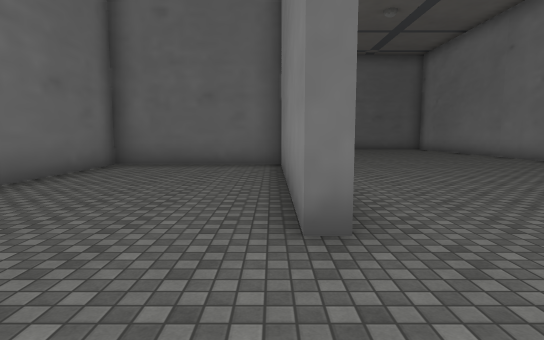
view 1 (above)

22 first-person views from a walk through a scene from a Unity 3-D project. The camera is 1.5 m above the floor, tilts 6° down and sees 80° across. The floor is counted in squares, 2 m on a side. Each view is taken from the middle of a square. On the plan, view 1 faces up. The plan holds only what a view shows up to about 11 squares ahead; the rest is blank. The place goes on beyond the plan. The player is left out. Some surface patterns are stand-ins.

view 2
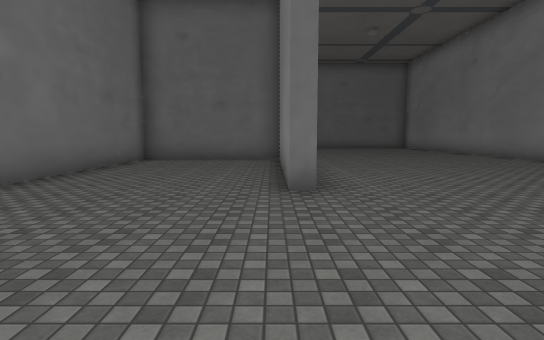

view 3
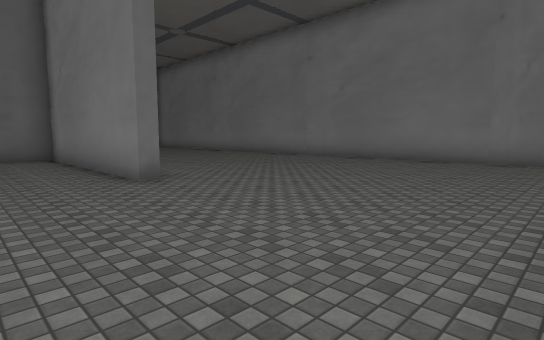

view 4
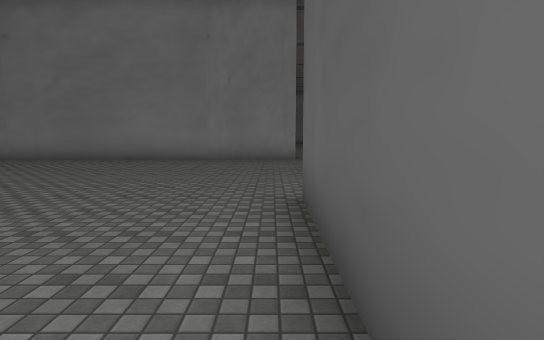

view 5
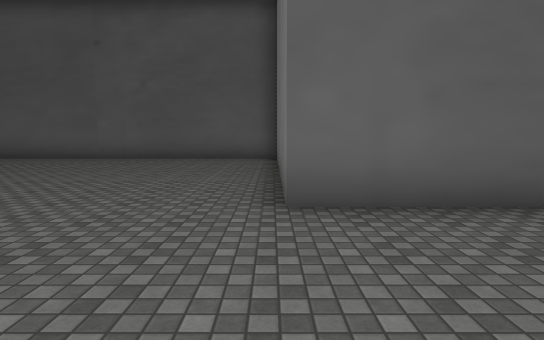

view 6
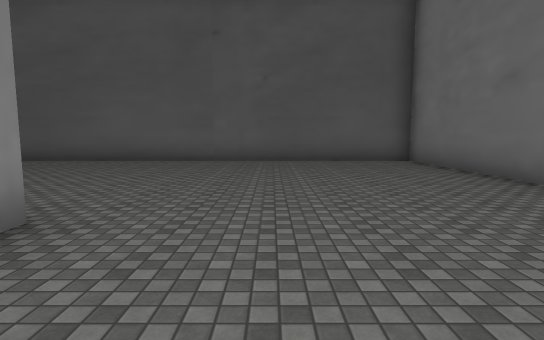

view 7
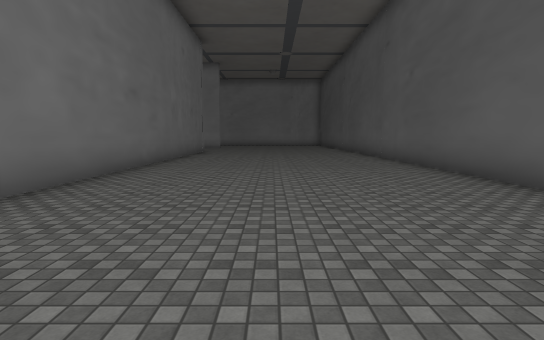

view 8
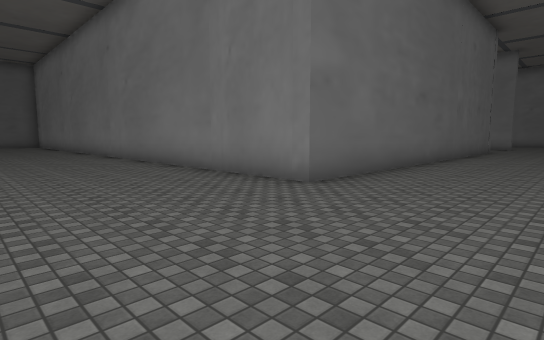

view 9
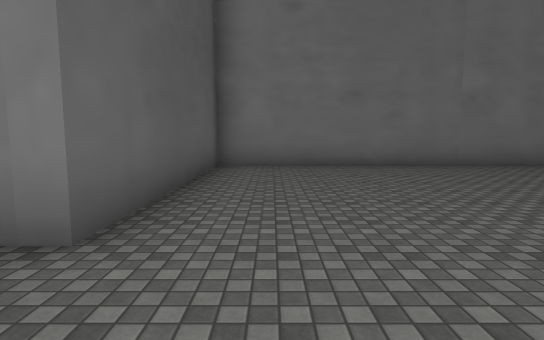

view 10
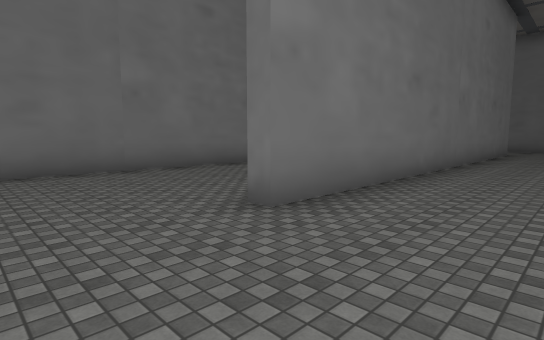

view 11
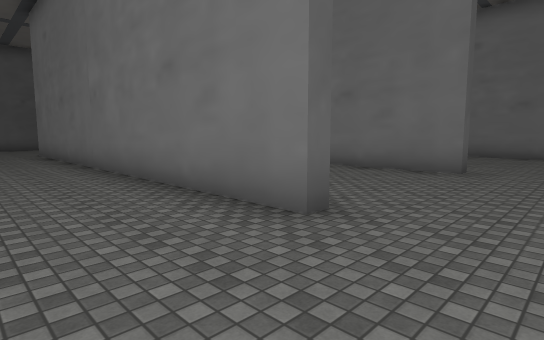

view 12
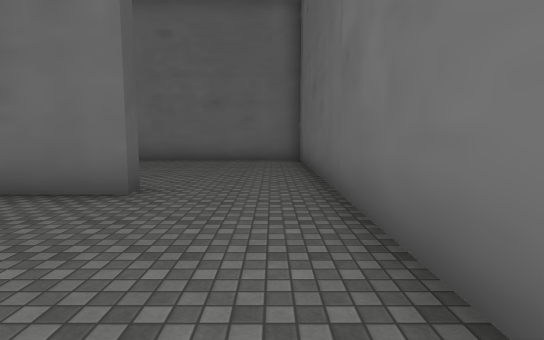

view 13
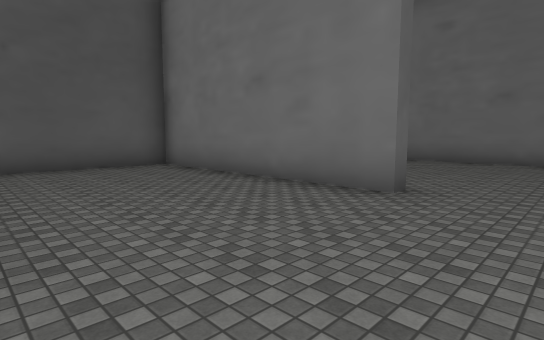

view 14
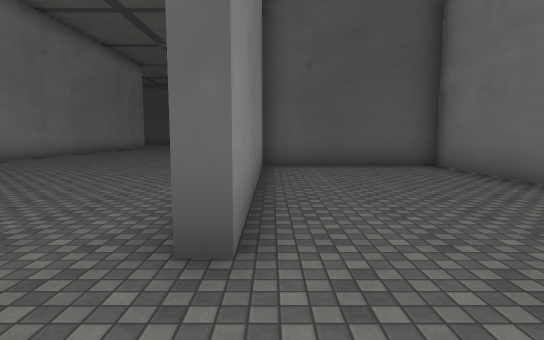

view 15
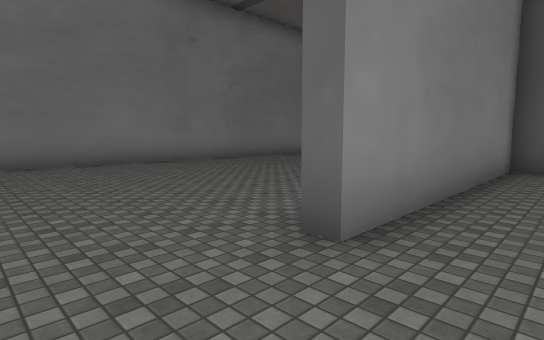

view 16
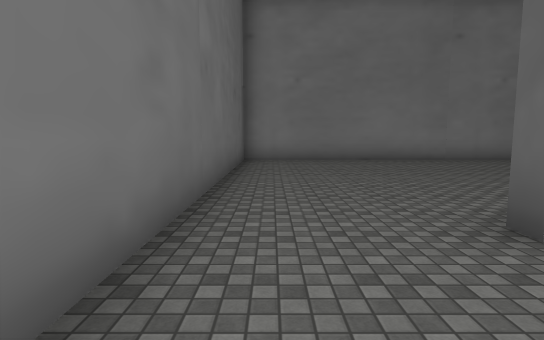

view 17
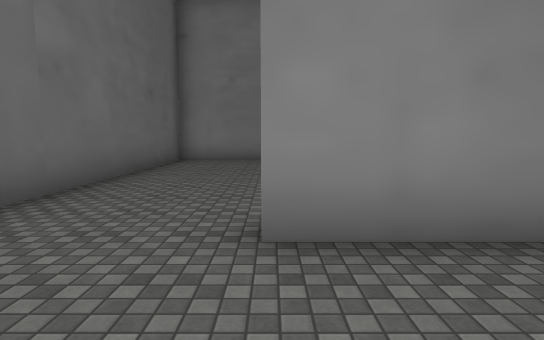

view 18
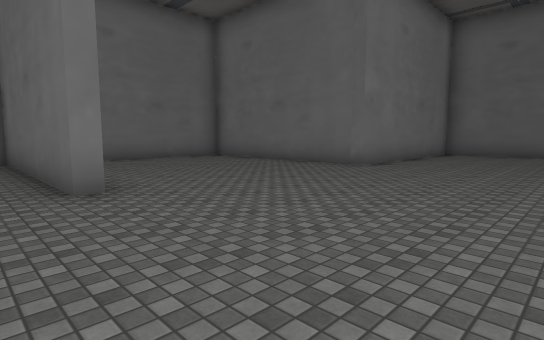

view 19
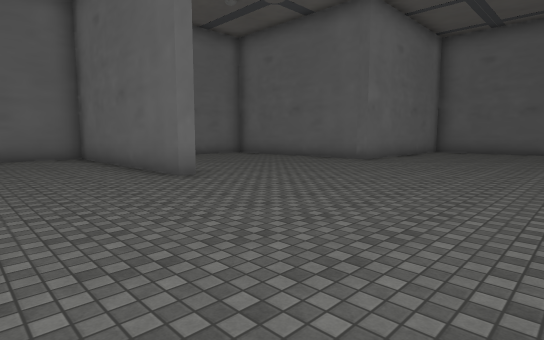

view 20
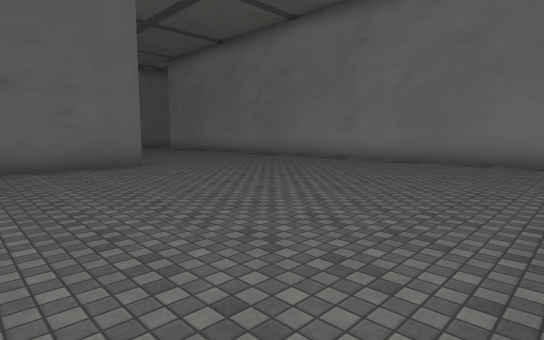

view 21
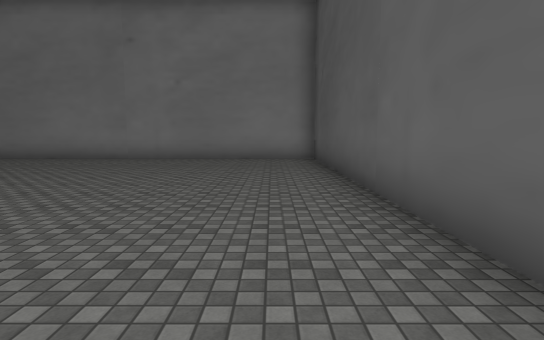

view 22
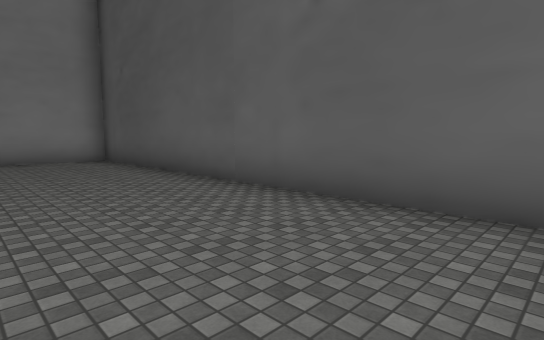

### Floor plan
Points are (right, up) in squares from view 1. A wall is a line through its corners. A room is listed if a view was taken in it or the views show most of it. See-through windows are left out.
Room 1 (views 1, 2, 3, 4, 5, 6, 7, 8, 9, 10, 11)
walls: (16.4, -3.7) (8.1, -3.7) (8.1, 17.9) (0.4, 17.9); (0.2, 15.1) (0.6, 15.1) (0.6, 2.4) (0.2, 2.4) (0.2, 8.5) (-4.1, 8.5) (-4.1, -3.4) (1.8, -3.4) (1.8, -10.8) (16, -10.8)
ways out: opening at (1, 16.5) to room 2
Room 2 (views 12, 13, 14, 15, 16, 17)
walls: (-4.1, 15.2) (-4.1, 8.9) (0.2, 8.9) (0.2, 15.1); (0.4, 17.9) (-4.5, 17.9)
ways out: opening at (1, 16.5) to room 1; opening at (-4, 16.5) to room 3
Room 3 (views 18, 19, 20, 21, 22)
walls: (-10.6, 5.5) (-10.6, 5.1) (-15.5, 5.1); (-14.8, -3.4) (-4.5, -3.4) (-4.5, 6.9); (-4.5, 17.9) (-10.2, 17.9) (-10.2, 11.5) (-14.1, 11.5)
ways out: opening at (-4, 16.5) to room 2

Where each view was taken, in squares from view 1:
view 1: 0 up, 0 right, facing up
view 2: 2 down, 0 right, facing up
view 3: 3 down, 2 left, facing up-right
view 4: 3 down, 2 left, facing right
view 5: 0 up, 2 right, facing down
view 6: 1 down, 6 right, facing down
view 7: 7 down, 5 right, facing right
view 8: 7 down, 4 right, facing up-right
view 9: 2 down, 4 right, facing left
view 10: 0 up, 3 right, facing up-left
view 11: 17 up, 3 right, facing down-left
view 12: 17 up, 0 right, facing left
view 13: 17 up, 0 right, facing down-left
view 14: 17 up, 0 right, facing down
view 15: 17 up, 1 left, facing down-right
view 16: 17 up, 2 left, facing right
view 17: 15 up, 2 left, facing right
view 18: 4 up, 6 left, facing up-left
view 19: 2 up, 5 left, facing up-left
view 20: 3 down, 14 left, facing up-right
view 21: 2 down, 15 left, facing right
view 22: 0 up, 15 left, facing down-right
